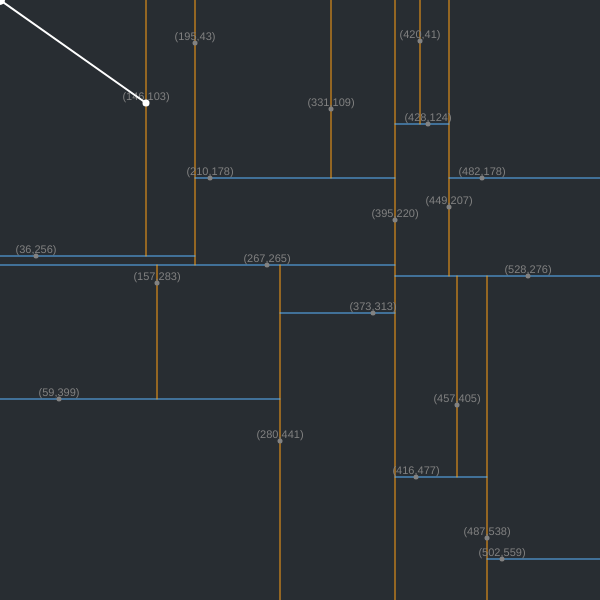
Frame 1 (no input)
Frame 60 (no input): identical to frame 1, image omitted
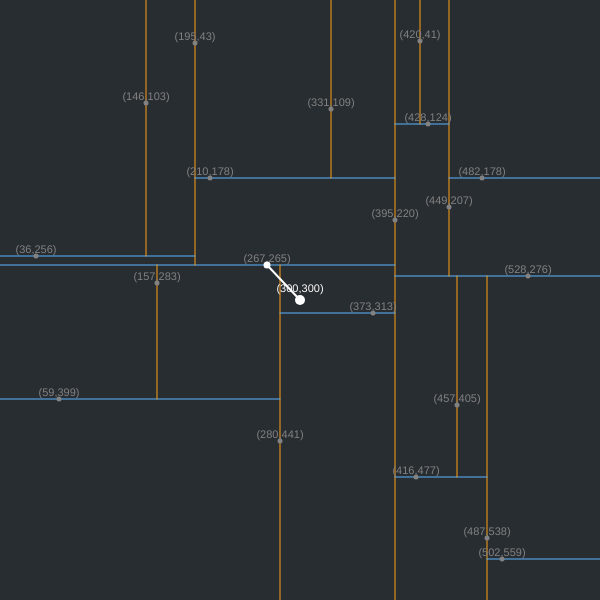
Frame 120 (the mouse pressed at the canvas centre since frame 60)

The p5.js sketch that drew these frames (run headless with seeded random() and noise() and a simulated clock; from frame 60 on, the mouse is pressed at the canvas centre):

// p5.js sketch
// ── sketch.js
// Project: K-D tree
// Author: Yun-Chen Lee yclee@arch.nycu.edu.tw
// Date: 2024/04/14
// Description:
// 1. Build K-D Tree
// 2. Draw K-D Tree
// 3. Search the Closet Point in K-D Tree

//  --------------------------------------------------
let node_list = []; // save the list of points
let MAX_SIZE = 20; // ths count of points
let tree; // save the K-D tree


//  --------------------------------------------------
//  /* 1 - Build KD Tree */
let k = 2 // (x,y)

// sorting key: compare with x coordinate
function compareX(a, b) {
    if (a.p.x > b.p.x) return 1;
    if (a.p.x < b.p.x) return -1;
    return 0
}

// sorting key: compare with y coordinate
function compareY(a, b) {
    if (a.p.y > b.p.y) return 1;
    if (a.p.y < b.p.y) return -1;
    return 0
}

// build the K-D tree
function build_kdtree(nodes, depth = 0) {

    let N = nodes.length;
    // console.log(N)

    if (N <= 0) return null

    let axis = depth % k;

    let sorted_points;
    if (axis == 0) sorted_points = nodes.sort(compareX)
    else sorted_points = nodes.sort(compareY)

    let n = int(N / 2);

    return {
        'point': sorted_points[n],
        'left': build_kdtree(sorted_points.slice(0, n), depth + 1),
        'right': build_kdtree(sorted_points.slice(n + 1, sorted_points.length), depth + 1)
    }
}


//  --------------------------------------------------
//  /* 2 - Draw K-D Tree */
function draw_kdtree(tree, depth = 0, x0 = 0, x1 = width, y0 = 0, y1 = height) {
    // console.log(tree);

    if (tree != null) {
        let axis = depth % k;
        push();
        if (axis == 0) {
            stroke(255, 160, 20);
            line(tree.point.p.x, y0, tree.point.p.x, y1);
            draw_kdtree(tree.left, depth + 1, x0, tree.point.p.x, y0, y1);
            draw_kdtree(tree.right, depth + 1, tree.point.p.x, x1, y0, y1);
        } else {
            stroke(90, 180, 255);
            line(x0, tree.point.p.y, x1, tree.point.p.y);
            draw_kdtree(tree.left, depth + 1, x0, x1, y0, tree.point.p.y);
            draw_kdtree(tree.right, depth + 1, x0, x1, tree.point.p.y, y1);
        }
        pop();
    }

}


//  --------------------------------------------------
//  /* 3 - Search the Closet Point in K-D Tree */

// find the closer point
function closer_distance(pivot, p1, p2) {
    if (p1 == null) return p2;
    if (p2 == null) return p1;

    let d1 = dist(pivot.p.x, pivot.p.y, p1.p.x, p1.p.y);
    let d2 = dist(pivot.p.x, pivot.p.y, p2.p.x, p2.p.y);

    if (d1 < d2) {
        return p1;
    } else return p2;

}

function kdtree_closest_point(root, point, depth = 0) {

    if (root == null) return null;

    let axis = depth % k;

    let next_branch = null;
    let opposite_branch = null;

    let pt, rt;
    if (axis == 0) {
        pt = point.p.x;
        rt = root.point.p.x;
    } else {
        pt = point.p.y;
        rt = root.point.p.y;
    }

    if (pt < rt) {
        next_branch = root.left;
        opposite_branch = root.right;
    } else {
        next_branch = root.right;
        opposite_branch = root.left;
    }

    let best = closer_distance(point, kdtree_closest_point(next_branch, point, depth + 1), root.point);

    if (dist(point.p.x, point.p.y, best.p.x, best.p.y) > abs(pt - rt)) {
        best = closer_distance(point, kdtree_closest_point(opposite_branch, point, depth + 1), best)
    }

    // console.log(best)
    return best
}

function setup() {
    createCanvas(600, 600);

    // randomSeed(12);

    // create the list of points
    for (let i = 0; i < MAX_SIZE; i++) {
        let n = new Node({});
        node_list.push(n);
    }

    // build K-D tree
    tree = build_kdtree(node_list);


    // -------------------------------
    // # output the array of points (string for python)
    // let points = "[";
    // node_list.forEach(n => {
    //     let s = "(" + str(n.p.x) + ", " + str(n.p.y) + "),"
    //     points = points.concat(s)
    // })

    // // points[points.length - 1] = "]";
    // points = points.slice(0, points.length - 1);
    // points += "]"
    //     // console.log(points)



}

function draw() {

    background(40, 45, 50);

    // draw K-D tree
    draw_kdtree(tree);

    // draw points
    node_list.forEach(n => {
        n.draw();
    })


    // draw mouse
    push();
    translate(mouseX, mouseY);
    fill(255);
    noStroke();
    circle(0, 0, 10);
    textSize(11);
    textAlign(CENTER)
    text("(" + mouseX + "," + mouseY + ")", 0, -8);
    pop();


    // find the closest point in K-D tree
    let piv = new Node({
        p: createVector(mouseX, mouseY)
    })

    let best = kdtree_closest_point(tree, piv);

    // draw the line from cloest point to mouse
    push();
    translate(best.p.x, best.p.y);
    fill(255);
    noStroke();
    circle(0, 0, 7);
    pop();

    push();
    noFill();
    stroke(255);
    strokeWeight(2)
    line(mouseX, mouseY, best.p.x, best.p.y);
    pop();
}
// ── Node.js
class Node {

    constructor(args) {
        this.p = args.p || createVector(int(random(width)), int(random(height)));
        this.r = args.r || 5;
    }

    draw() {
        push();
        translate(this.p.x, this.p.y);
        // fill(255, 65, 80);
        fill(130)
        noStroke();
        circle(0, 0, this.r);
        textSize(11);
        textAlign(CENTER)
        text("(" + this.p.x + "," + this.p.y + ")", 0, -3);
        pop();
    }


}
